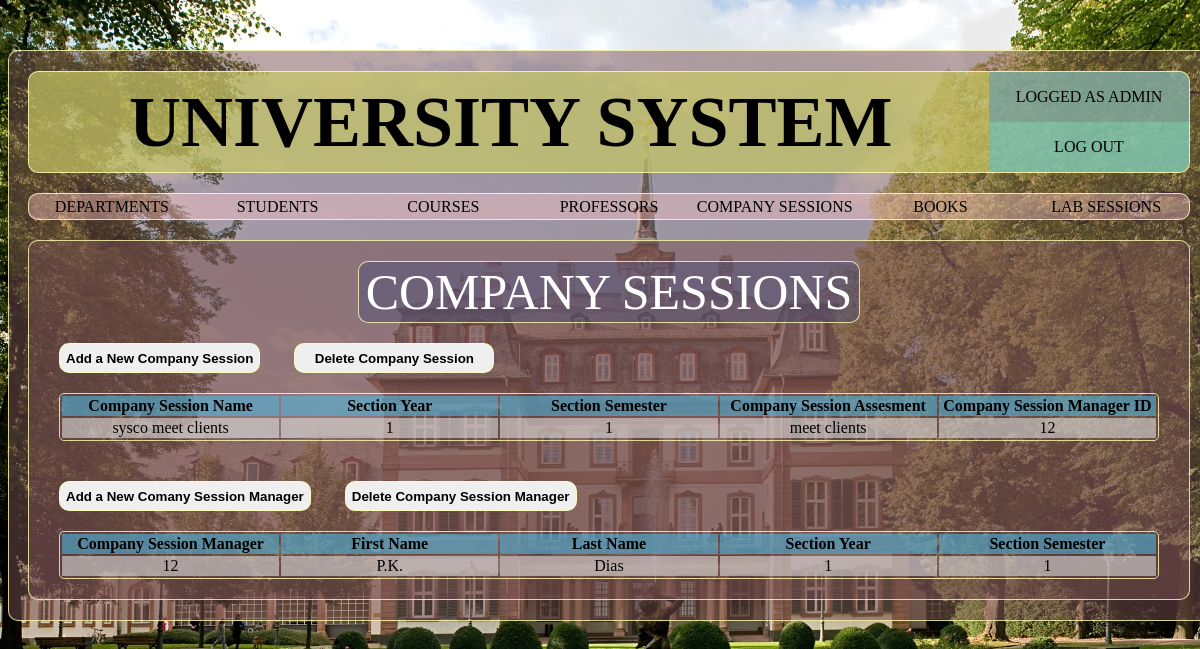
Page /pages/company_sessions.php (signed in) on the earlier database version.
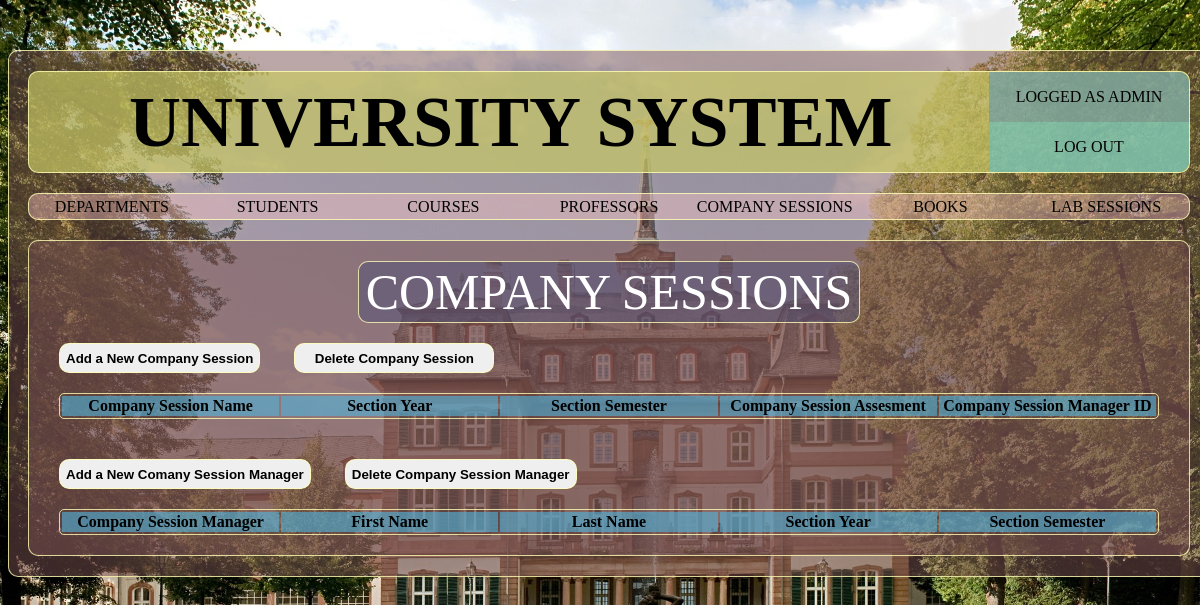
Same page on the later database version.
### tables this page shows
CREATE TABLE `companysession` (
  `comSesName` varchar(100) NOT NULL,
  `sesYear` int(5) NOT NULL,
  `sesSem` int(5) NOT NULL,
  `comSesAssesment` varchar(50) NOT NULL,
  `comSesManager` varchar(20) NOT NULL
);

CREATE TABLE `company_sess_manager` (
  `empID` varchar(20) NOT NULL,
  `empFName` varchar(50) NOT NULL,
  `empLName` varchar(50) NOT NULL,
  `sesYear` int(5) DEFAULT NULL,
  `sesSem` int(5) DEFAULT NULL
);

### pages/company_sessions.php (the view, shortened to what this page needs)
<?php
require_once('layout/header.php');
?>
		<div class="container sub-page border-default">
			<div class="sub-page-box">
				<div class="container sub-page-title text-center border-default"> COMPANY SESSIONS </div>
			</div>
			<div class="sub-page-box">
                <div class="sub-page-box">
				    <button class="sub-page-btn border-default" onclick="show_div('hidden_div')"> Add a New Company Session </button>
                    <button name="delete_company_session" class="sub-page-btn border-default" onclick="show_div('hidden_delete_div')">Delete Company Session </button>
			     </div>
				<table class="container sub-page-table text-center">
					<tr>
                        <th>Company Session Name</th>
						<th>Section Year</th>
						<th>Section Semester</th>
                        <th>Company Session Assesment</th>
						<th>Company Session Manager ID</th>
					</tr>
					   <?php
                            require_once('../inc/config.php');
                            $query="SELECT * FROM companysession";
                    $userquery=mysqli_query($connection,$query);
                        if(mysqli_num_rows($userquery)>0){
                            while($row=mysqli_fetch_assoc($userquery)){
                                    echo "<tr><td>".$row['comSesName']."</td>";
                                    echo "<td>".$row['sesYear']."</td>";
                                    echo "<td>".$row['sesSem']."</td>";
                                    echo "<td>".$row['comSesAssesment']."</td>";
                                    echo "<td>".$row['comSesManager']."</td></tr>";
                                }
                            }
                        ?>
				</table>
			</div>
            <div class="sub-page-box">
                <div class="sub-page-box">
				    <button class="sub-page-btn border-default" onclick="show_div('hidden_div2')"> Add a New Comany Session Manager </button>
                    <button name="delete_company_session_manager" class="sub-page-btn border-default" onclick="show_div('hidden_delete_div2')">Delete Company Session Manager</button>
			     </div>
				<table class="container sub-page-table text-center">
					<tr>
                        <th>Company Session Manager</th>
						<th>First Name</th>
						<th>Last Name</th>
                        <th>Section Year</th>
						<th>Section Semester</th>
					</tr>
                        <?php
                            require_once('../inc/config.php');
                            $query="SELECT * FROM company_sess_manager";
                    $userquery=mysqli_query($connection,$query);
                        if(mysqli_num_rows($userquery)>0){
                            while($row=mysqli_fetch_assoc($userquery)){
                                    echo "<tr><td>".$row['empID']."</td>";
                                    echo "<td>".$row['empFName']."</td>";
                                    echo "<td>".$row['empLName']."</td>";
                                    echo "<td>".$row['sesYear']."</td>";
                                    echo "<td>".$row['sesSem']."</td></tr>";
                                }
                            }
                        ?>
				</table>
			</div>
		</div>
	</div>
</body>
</html>

Differences in the rows shown:
removed companysession: comSesName "sysco meet clients", sesYear "1", sesSem "1", comSesAssesment "meet clients", comSesManager "12"
removed company_sess_manager: empID "12", empFName "P.K.", empLName "Dias", sesYear "1", sesSem "1"
